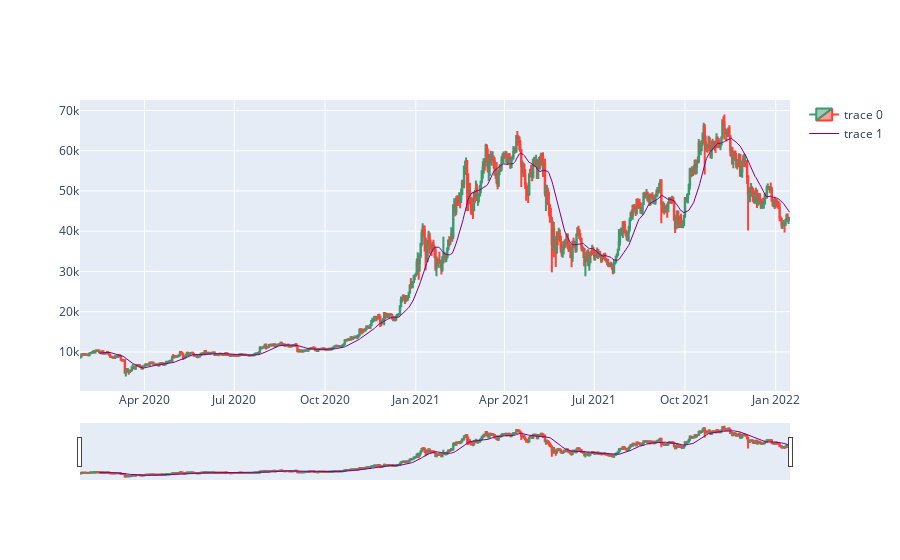

Source (notebook cell):
### Code cell
import plotly.graph_objects as go
import plotly.express as px

fig = go.Figure(data=[go.Candlestick(x = ohlc[0].index,
                                    open = ohlc[0]['open'],
                                    high = ohlc[0]['high'],
                                    low = ohlc[0]['low'],
                                    close = ohlc[0]['close'],
                                    ),
                     go.Scatter(x=ohlc[0].index, y=ohlc[0]['20 SMA'], line=dict(color='purple', width=1))])

fig.show()

### Figure 1 — Plotly figure (JSON) as saved in the notebook; plotly's stock layout.template omitted (floating-point values rounded to 4 significant figures; data arrays with more than 128 entries replaced by an {"elided": "..."} marker saying what was removed)
{"data": [{"close": {"elided": "720 float values"}, "high": {"elided": "720 float values"}, "low": {"elided": "720 float values"}, "open": {"elided": "720 float values"}, "type": "candlestick", "x": {"elided": "720 str values"}}, {"line": {"color": "purple", "width": 1}, "type": "scatter", "x": {"elided": "720 str values"}, "y": {"elided": "720 float values"}}], "layout": {}}
